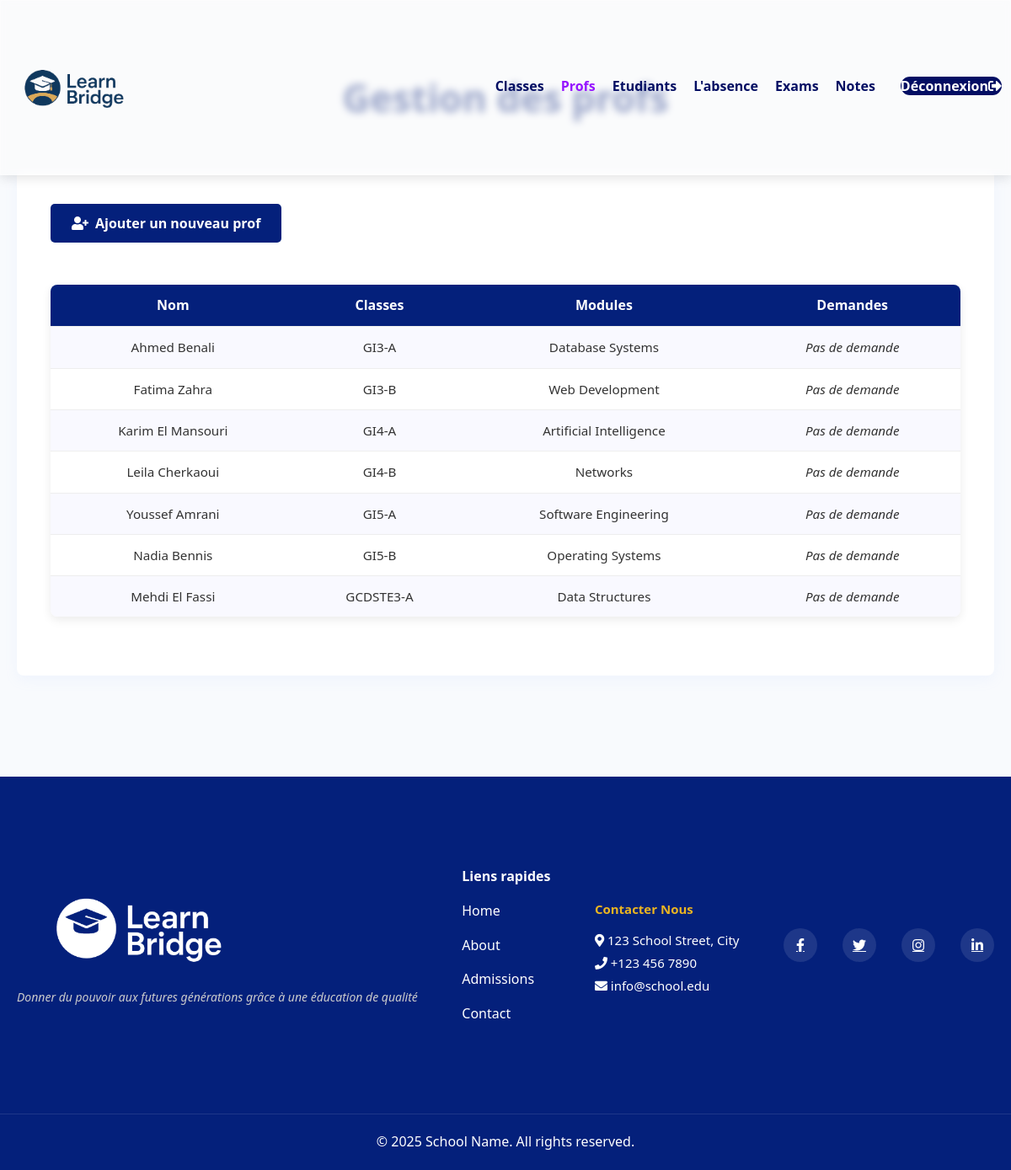
Before: /app/views/admin/teacher.php with the older database file.
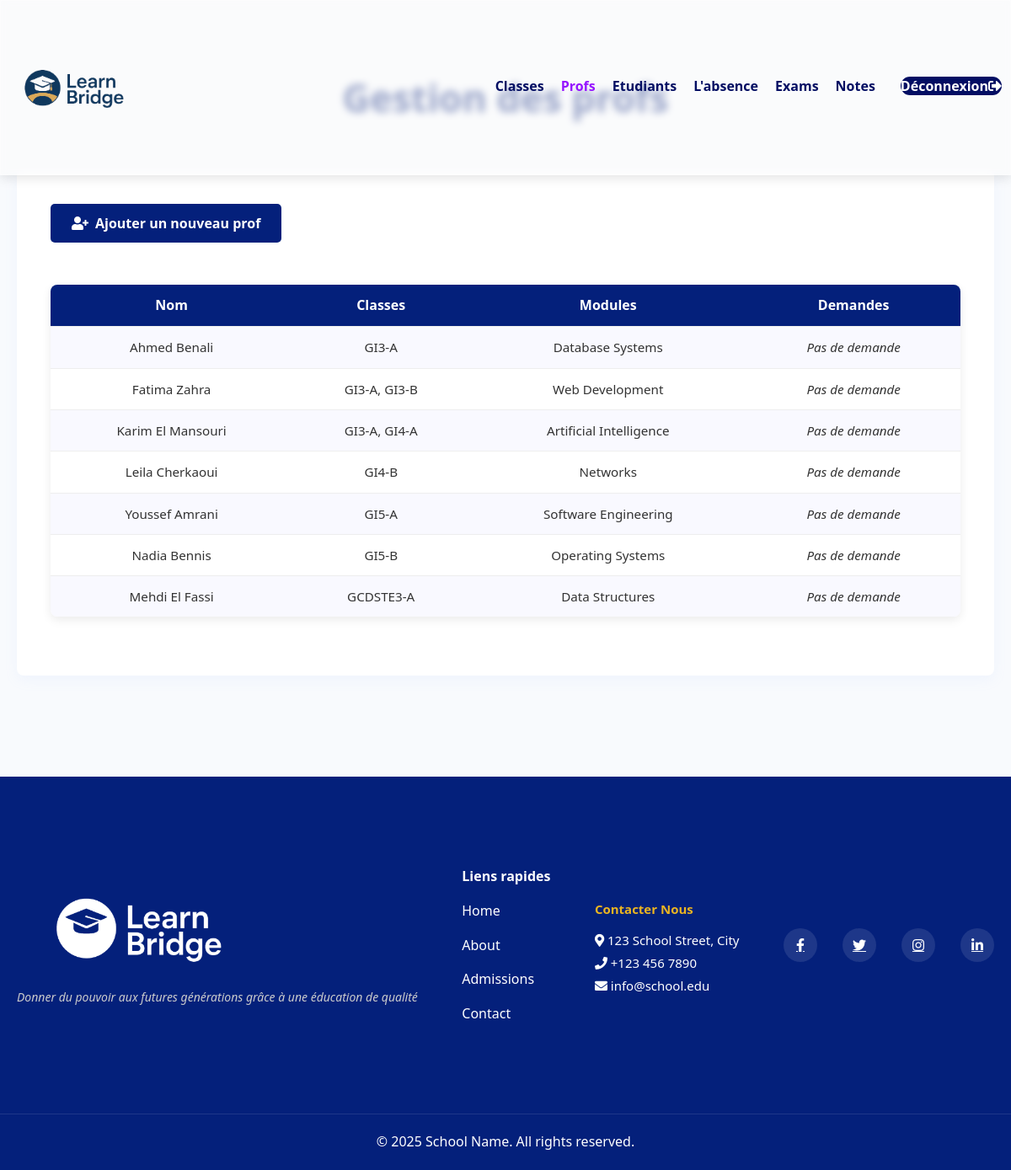
After: the same page with the newer database file.
### tables this page shows
CREATE TABLE `teachers` (
  `id` int(11) NOT NULL,
  `email` varchar(255) NOT NULL,
  `phone` varchar(15) DEFAULT NULL,
  `school_id` int(11) DEFAULT NULL,
  `full_name` varchar(255) DEFAULT NULL,
  `password` varchar(255) DEFAULT NULL,
  `username` varchar(255) DEFAULT NULL
);

### app/views/admin/teacher.php (the view, shortened to what this page needs)
<?php
$conn = new mysqli("localhost", "root", "", "school_db");
$sql = "
    SELECT
        t.id,
        t.full_name,
        GROUP_CONCAT(DISTINCT s.name ORDER BY s.name SEPARATOR ', ') AS subjects,
        GROUP_CONCAT(DISTINCT c.name ORDER BY c.name SEPARATOR ', ') AS classes
    FROM
        teachers t
    LEFT JOIN
        teacher_subject ts ON t.id = ts.teacher_id
    LEFT JOIN
        subjects s ON ts.subject_id = s.id
    LEFT JOIN
        teacher_class ct ON t.id = ct.teacher_id
    LEFT JOIN
        classes c ON ct.class_id = c.id
    GROUP BY
        t.id, t.full_name
";
$result = $conn->query($sql);
?>
<!DOCTYPE html>
<html>
<head>
    <link rel="stylesheet" href="../style.css">
    <link rel="stylesheet" href="https://cdnjs.cloudflare.com/ajax/libs/font-awesome/5.15.3/css/all.min.css">
</head>
<body>
    <nav>
        <div class="logo-container">
            <img src="../images/logo.png" alt="School Logo">
        </div>
        <div class="nav-links">
            <ul>
                <li><a href="classes.php">Classes</a></li>
                <li><a href="teacher.php" style="color: rgb(150, 20, 255)">Profs</a></li>
                <li><a href="students.php">Etudiants</a></li>
                <li><a href="admin_absences.php">L'absence</a></li>
                <li><a href="exams.php">Exams</a></li>
                <li><a href="notes.php">Notes</a></li>
                <li><a href="logout.php" class="login-btn">Déconnexion<i class="fas fa-sign-out-alt"></i></a></li>
            </ul>
        </div>
    </nav>
    <main class="teachers-section">
        <div class="teachers-header">
            <h1>Gestion des profs</h1>
        </div>
        <div class="teachers-container">
            <button class="add-teacher-btn" onclick="window.location.href='add_teacher.php';">
                <i class="fas fa-user-plus"></i> Ajouter un nouveau prof
            </button>
            <table>
                <tr>
                    <th>Nom</th>
                    <th>Classes</th>
                    <th>Modules</th>
                    <th>Demandes</th>
                </tr>
                <?php while($row = $result->fetch_assoc()): ?>
                <tr>
                    <td><?= htmlspecialchars($row['full_name']) ?></td>
                    <td><?= htmlspecialchars($row['classes'] ?? 'N/A') ?></td>
                    <td><?= htmlspecialchars($row['subjects'] ?? 'N/A') ?></td>
                    <td>
                        <?php if (!empty($row['request_file'])): ?>
                            <a href="?file=<?= urlencode($row['request_file']) ?>" class="download-link">
                                <i class="fas fa-download"></i> Télécharger
                            </a>
                        <?php else: ?>
                            <em>Pas de demande</em>
                        <?php endif; ?>
                    </td>
                </tr>
                <?php endwhile; ?>
            </table>
        </div>
    </main>
    <footer>
        <div class="footer-content">
            <div class="footer-logo">
                <img src="../images/logo.png" alt="School Logo">
                <p>Donner du pouvoir aux futures générations grâce à une éducation de qualité</p>
            </div>
            <div class="footer-links">
                <h4>Liens rapides</h4>
                <a href="#">Home</a>
                <a href="#">About</a>
                <a href="#">Admissions</a>
                <a href="#">Contact</a>
            </div>
            <div class="footer-contact">
                <h4>Contacter Nous</h4>
                <p><i class="fas fa-map-marker-alt"></i> 123 School Street, City</p>
                <p><i class="fas fa-phone"></i> +123 456 7890</p>
                <p><i class="fas fa-envelope"></i> info@school.edu</p>
            </div>
            <div class="footer-social">
                <a href="#"><i class="fab fa-facebook-f"></i></a>
                <a href="#"><i class="fab fa-twitter"></i></a>
                <a href="#"><i class="fab fa-instagram"></i></a>
                <a href="#"><i class="fab fa-linkedin-in"></i></a>
            </div>
        </div>
        <div class="footer-copyright">
            <p>&copy; <?= date('Y') ?> School Name. All rights reserved.</p>
        </div>
    </footer>
</body>
</html>

### app/views/style.css (style rules this page uses)
* { margin: 0; padding: 0; box-sizing: border-box; font-family: 'Segoe UI', Tahoma, Geneva, Verdana, sans-serif; }
html { scroll-behavior: smooth; }
body { background-color: #f9f9f9; color: #333; line-height: 1.6; }
nav { display: flex; justify-content: space-between; align-items: center; background-color: rgba(252, 252, 252, 0.6); backdrop-filter: blur(5px); -webkit-backdrop-filter: blur(5px); position: fixed; width: 100%; height: 15%; z-index: 1000; box-shadow: 0 4px 12px rgba(0, 0, 0, 0.1); border: 1px solid rgba(255, 255, 255, 0.1); }
.logo-container { align-items: center; height: 100%; border-radius: 5px; display: flex; align-items: center; justify-content: center; }
nav img { width: 180px; height: auto; transition: transform 0.3s; }
.nav-links { flex: 1; text-align: right; }
.nav-links ul { display: flex; justify-content: flex-end; }
.nav-links ul li { list-style: none; position: relative; }
.nav-links ul li::after { content: ''; width: 0%; height: 2px; background-color: #053587d4; display: block; margin: auto; transition: width 0.5s; }
.nav-links ul li a { text-decoration: none; color: #030e63; font-size: 16px; font-weight: 600; transition: color 0.3s ease; }
.login-btn { background: #030e63; color: white !important; border-radius: 20px; margin-left: 10px; transition: all 0.3s; }
footer { background: #04207b; color: white; padding: 50px 0 20px; }
.footer-content { max-width: 1200px; height: 300px; margin: 0 auto; padding: 0 20px; display: flex; flex-wrap: wrap; align-items: center; gap: 40px; justify-content: space-between; }
.footer-logo img { width: 300px; filter: brightness(0) invert(1); }
.footer-logo p { font-size: 14px; color: #cccccc; font-style: italic; margin-top: 10px; }
.footer-links { display: flex; flex-direction: column; gap: 15px; }
.footer-links a { color: white; text-decoration: none; transition: color 0.3s; }
.footer-social { display: flex; justify-content: flex-end; gap: 30px; }
.footer-social a { color: white; background: rgba(255,255,255,0.1); width: 40px; height: 40px; border-radius: 50%; display: flex; align-items: center; justify-content: center; transition: all 0.3s; }
.footer-contact { margin-top: 5px; color: white; font-size: 15px; line-height: 1.8; }
.footer-contact h4 { margin-bottom: 10px; font-weight: bold; color: #ebb521; }
.footer-copyright { text-align: center; margin-top: 50px; padding-top: 20px; border-top: 1px solid rgba(255,255,255,0.1); }
.nav-links ul { display: flex; gap: 10px; }
body { font-family: 'Poppins', 'Segoe UI', sans-serif; margin: 0; padding: 0; }
.nav-links ul { list-style-type: none; margin: 0; padding: 0; display: flex; }
.nav-links li { margin-right: 10px; }
body { margin: 0; font-family: 'Poppins', sans-serif; background: #f8fafd; color: #333; }
table { width:100%; border-collapse: separate; border-spacing: 0; margin-bottom: 30px; margin-top: 30px; box-shadow: 0 4px 12px rgba(0, 0, 0, 0.08); border-radius: 8px; overflow: hidden; font-family: 'Baloo 2', cursive; background-color: #fff; }
th { background-color: #04207b; color: #ffffff; font-weight: bold; padding: 12px 15px; text-align: center; font-size: 1rem; }
td { padding: 12px 15px; text-align: center; border-top: 1px solid #eee; font-size: 0.95rem; }
tr:nth-child(even) { background-color: #f9f9ff; }
.teachers-section { max-width: 1200px; margin: 0 auto; padding: 80px 20px; }
.teachers-header { text-align: center; margin-bottom: 50px; margin: auto; }
.teachers-header h1 { font-size: 2.8rem; color: #04207b; margin-bottom: 10px; font-weight: 700; }
.teachers-container { background-color: white; padding: 40px; border-radius: 8px; box-shadow: 0 5px 15px rgba(170, 197, 251, 0.1); }
.add-teacher-btn { background: #04207b; color: white; border: none; padding: 12px 25px; border-radius: 5px; font-size: 1rem; font-weight: 600; cursor: pointer; transition: all 0.3s; margin-bottom: 20px; display: inline-flex; align-items: center; gap: 8px; }
.teachers-header { text-align: center; margin-bottom: 50px; }
.teachers-container { background-color: white; padding: 40px; border-radius: 8px; box-shadow: 0 5px 15px rgba(170, 197, 251, 0.1); margin-bottom: 40px; }
.students-section, .logo-container { margin:auto; }
.classes-section, .logo-container { margin:auto; }
.student-management, .logo-container { margin:auto; }
.dashboard-section, .logo-container { margin: auto; }

Changed rows visible on the page:
computed for teachers "Fatima Zahra": classes "GI3-B" → "GI3-A, GI3-B"
changed teachers "Karim El Mansouri": classes "GI4-A" → "GI3-A, GI4-A"
